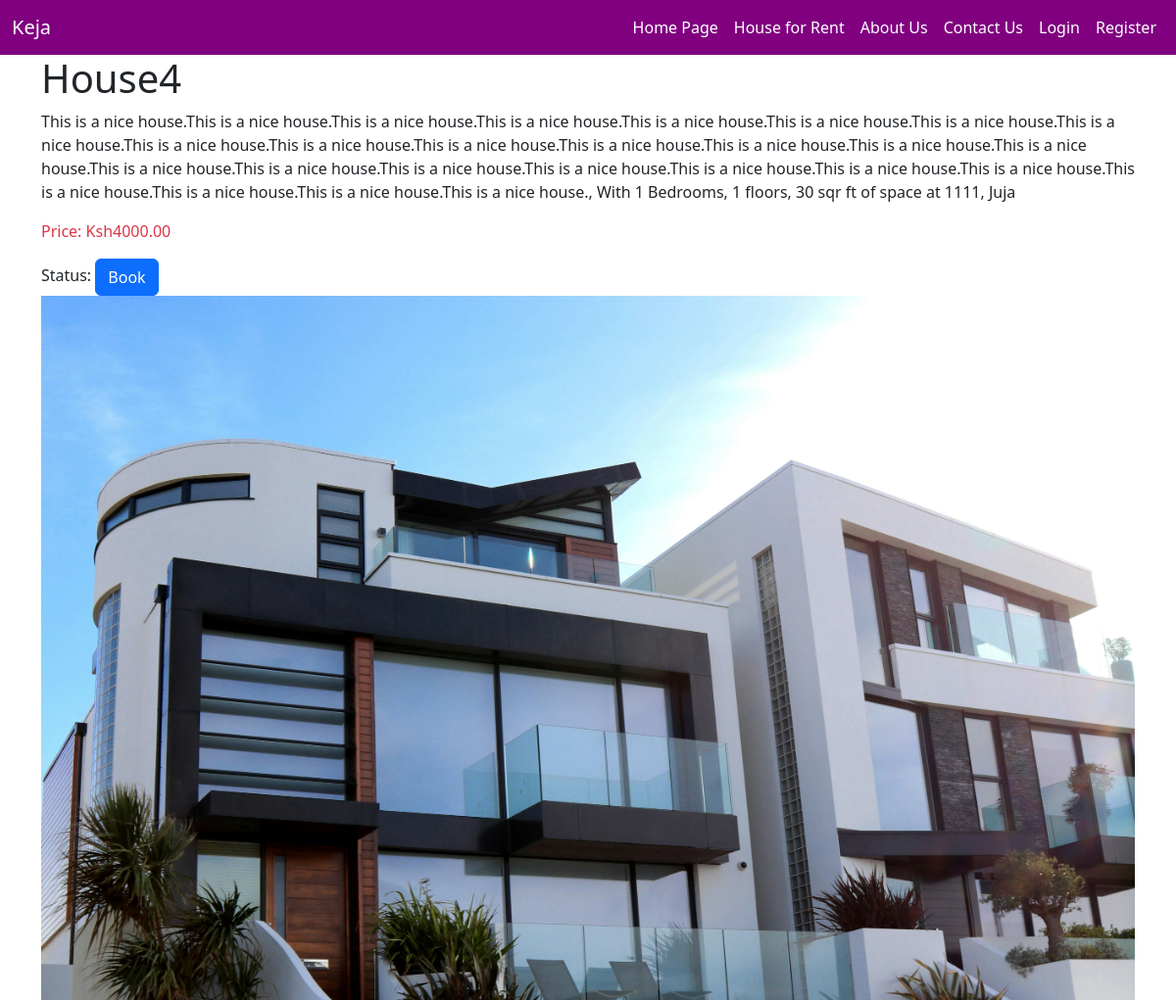
Page /products/products/4/ on the committed database.
### product/models.py (models this page shows, shortened)
class Product(models.Model):
    title = models.CharField(max_length=200)
    description = models.TextField()
    price = models.DecimalField(max_digits=10, decimal_places=2)
    image = models.ImageField(upload_to=product_image_path, null=True, blank=True)
    city = models.CharField(max_length=100, blank=True, null=True)
    zip_code = models.CharField(max_length=10, blank=True, null=True)
    address = models.CharField(max_length=200, blank=True, null=True)
    num_bedrooms = models.PositiveIntegerField(blank=True, null=True)
    square_feet = models.PositiveIntegerField(blank=True, null=True)
    num_floors = models.PositiveIntegerField(blank=True, null=True)
    booked = models.BooleanField(default=False)

### product/views.py (the view)
# urls.py: path('<int:product_id>/', views.product_detail, name='product_detail'),
def product_detail(request, product_id):
    product = get_object_or_404(Product, pk=product_id)
    return render(request, 'product_detail.html', {'product': product})

### templates/product_detail.html (shortened to what this page needs)
{% extends 'base.html' %}
{% block content %}
<html>
<head>
</head>
<body>
    <div class="container">
        <h1>{{ product.title }}</h1>
        <p>{{ product.description }}, With {{ product.num_bedrooms }} Bedrooms, {{ product.num_floors }} floors, {{ product.square_feet }} sqr ft of space  at {{ product.address }}, {{ product.city }}</p>
        <p class="text-danger">Price: Ksh{{ product.price }}</p>
        Status: {% if not product.booked %}
        <a href="{% url 'book_house' product.id %}" class="btn btn-primary">Book</a>
    {% else %}
        <span class="text-danger">Booked</span>
    {% endif %}
        {% if product.image %}
            <img src="{{ product.image.url }}" alt="{{ product.title }}" class="img-fluid">
        {% endif %}
    </div>
</body>
</html>
{% endblock %}

### rows in the picture
Product: title "House4", description "This is a nice house.This is a nice house.This is a nice house.This is a nice house.This is a nice house.This is a nice house.This is a nice house.This is a nice house.This is a nice house.This is a nice house.This is a nice house.This is a nice house.This is a nice house.This is a nice house.This is a nice house.This is a nice house.This is a nice house.This is a nice house.This is a nice house.This is a nice house.This is a nice house.This is a nice house.This is a nice house.This is a nice house.This is a nice house.This is a nice house.", num_bedrooms "1", num_floors "1", square_feet "30", address "1111", city "Juja", price "4000.00", image (picture)
